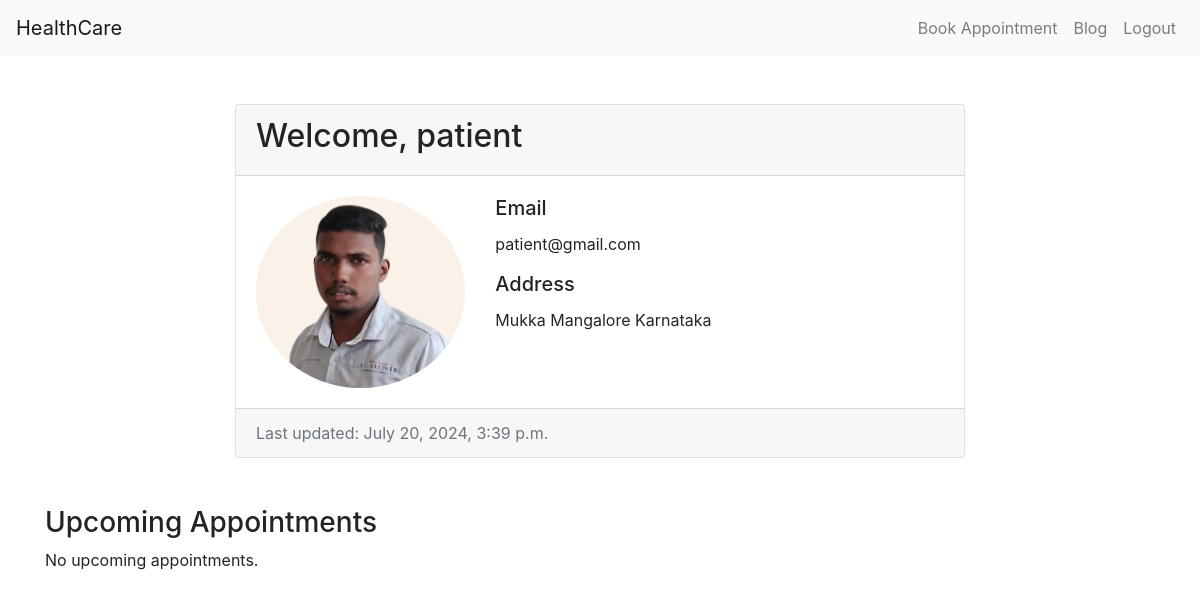
Before: /patient_dashboard/ (signed in) with the older database file.
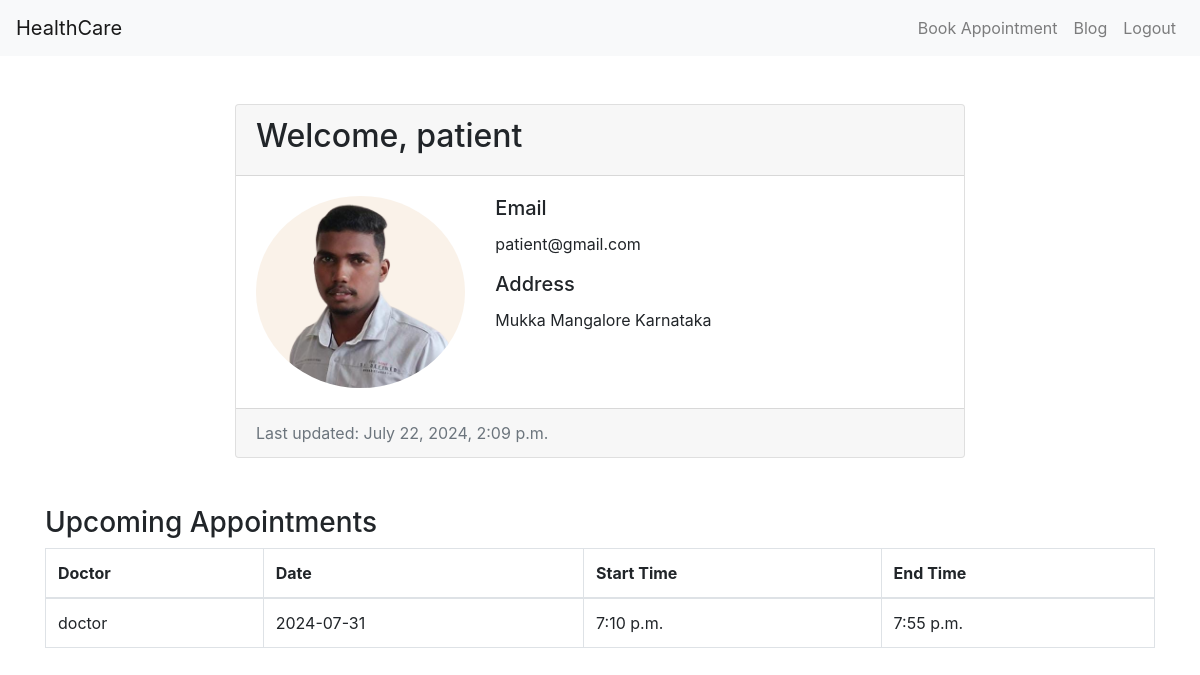
After: the same page with the newer database file.
### accounts/models.py (models this page shows, shortened)
class User(AbstractUser):
    is_patient = models.BooleanField(default=False)
    is_doctor = models.BooleanField(default=False)
    address = models.TextField(blank=True, null=True)
    profile_picture = models.ImageField(upload_to='profile_pics/', blank=True, null=True)
    groups = models.ManyToManyField(
        Group,
        related_name='custom_user_set',  # Unique related name for custom User model
        blank=True,
        help_text='The groups this user belongs to.',
        related_query_name='user'
    )
    user_permissions = models.ManyToManyField(
        Permission,
        related_name='custom_user_set',  # Unique related name for custom User model
        blank=True,
        help_text='Specific permissions for this user.',
        related_query_name='user'
    )

class Appointment(models.Model):
    patient = models.ForeignKey(User, related_name='appointments', on_delete=models.CASCADE)
    doctor = models.ForeignKey(User, related_name='doctor_appointments', on_delete=models.CASCADE)
    speciality = models.CharField(max_length=100)
    date = models.DateField()
    start_time = models.TimeField()
    end_time = models.TimeField()

### accounts/decorators.py (the view)
        def _wrapped_view(request, *args, **kwargs):
            if not getattr(request.user, f'is_{user_type}', False):
                return HttpResponseForbidden("You are not authorized to view this page.")
            return view_func(request, *args, **kwargs)

### accounts/views.py (called while the page is built)
@login_required
@user_type_required('patient')
def patient_dashboard(request):
    if not request.user.is_patient:
        return HttpResponseForbidden("You are not authorized to view this page.")
    now = timezone.now()
    upcoming_appointments = Appointment.objects.filter(
        patient=request.user,
        date__gte=now.date(),
        start_time__gte=now.time()
    ).order_by('date', 'start_time')
    return render(request, 'patient_dashboard.html', {
        'upcoming_appointments': upcoming_appointments
    })

### templates/patient_dashboard.html (shortened to what this page needs)
<!DOCTYPE html>
<html lang="en">
<head>
    <link href="https://stackpath.bootstrapcdn.com/bootstrap/4.5.2/css/bootstrap.min.css" rel="stylesheet">
</head>
<body>
    <nav class="navbar navbar-expand-lg navbar-light bg-light">
        <a class="navbar-brand" href="#">HealthCare</a>
        <div class="collapse navbar-collapse" id="navbarNav">
            <ul class="navbar-nav ml-auto">
                <li class="nav-item">
                    <a class="nav-link" href="{% url 'list_doctors' %}">Book Appointment</a>
                </li>
                <li class="nav-item">
                    <a class="nav-link" href="{% url 'patient_blog_list' %}">Blog</a>
                </li>
                <li class="nav-item">
                    <a class="nav-link" href="{% url 'logout' %}">Logout</a>
                </li>
            </ul>
        </div>
    </nav>
    <div class="container mt-5">
        <div class="row justify-content-center">
            <div class="col-md-8">
                <div class="card">
                    <div class="card-header">
                        <h2>Welcome, {{ user.username }}</h2>
                    </div>
                    <div class="card-body">
                        <div class="row">
                            <div class="col-md-4">
                                <img src="{{ user.profile_picture.url }}" class="img-fluid rounded-circle" alt="Profile Picture">
                            </div>
                            <div class="col-md-8">
                                <h5 class="card-title">Email</h5>
                                <p class="card-text">{{ user.email }}</p>
                                <h5 class="card-title">Address</h5>
                                <p class="card-text">{{ user.address }}</p>
                            </div>
                        </div>
                    </div>
                    <div class="card-footer text-muted">
                        Last updated: {{ user.last_login }}
                    </div>
                </div>
            </div>
        </div>
        <div class="mt-5">
            <h3>Upcoming Appointments</h3>
            {% if upcoming_appointments %}
                <table class="table table-bordered">
                    <thead>
                        <tr>
                            <th>Doctor</th>
                            <th>Date</th>
                            <th>Start Time</th>
                            <th>End Time</th>
                        </tr>
                    </thead>
                    <tbody>
                        {% for appointment in upcoming_appointments %}
                        <tr>
                            <td>{{ appointment.doctor.username }}</td>
                            <td>{{ appointment.date|date:"Y-m-d" }}</td>
                            <td>{{ appointment.start_time }}</td>
                            <td>{{ appointment.end_time }}</td>
                        </tr>
                        {% endfor %}
                    </tbody>
                </table>
            {% else %}
                <p>No upcoming appointments.</p>
            {% endif %}
        </div>
    </div>
</body>
</html>

Changed rows visible on the page:
changed User "patient": last_login "July 20, 2024, 3:39 p.m." → "July 22, 2024, 2:09 p.m."
added Appointment: doctor.username "doctor", date "2024-07-31", start_time "7:10 p.m.", end_time "7:55 p.m."
Other visible differences:
text no longer shown: "No upcoming appointments."
text now shown: "Doctor Date Start Time End Time"
